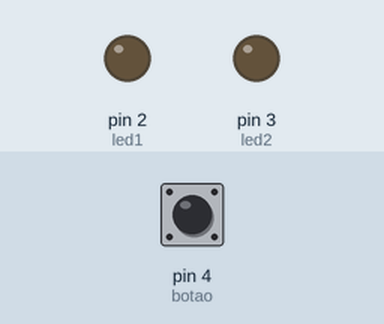
This sketch was run on a simulated Arduino Uno, built with avr-gcc and run on an emulated ATmega328P. Parts: output pins drawn as LEDs (lit = HIGH). The inputs (shaded band) are chosen by the test bench; at power-on: pin 4 (botao) HIGH.

Above: at 1.2 s.
1.3 s: pin 4 (botao) pulled LOW for 0.15 s
At 2.6 s:
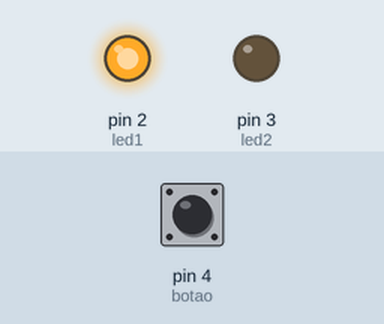
2.9 s: pin 4 (botao) pulled LOW for 3.2 s
At 6.9 s:
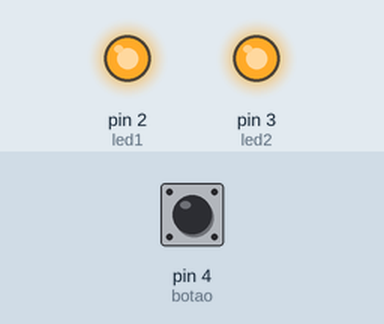
Timing chart, 0 to 8.4 s (numbered marks = the images above; inputs shaded):
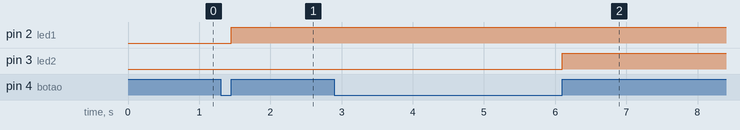

The sketch:

pulsocurtoVSpulsolongo.ino
```cpp
const int botao = 4;
const int led1 = 2;
const int led2 = 3;
unsigned long tempoPress = 0;

void setup() {
  pinMode(botao, INPUT_PULLUP);
  pinMode(led1, OUTPUT);
  pinMode(led2, OUTPUT);
}

void loop() {
  if (digitalRead(botao) == LOW) {
    tempoPress = millis();

    while (digitalRead(botao) == LOW);

    unsigned long duracao = millis() - tempoPress;

    if (duracao < 1000) digitalWrite(led1, HIGH);
    if (duracao > 2000) digitalWrite(led2, HIGH);
  }
}
```

Measured:
- after the input at 1.3 s, pin 2 (led1): LOW → HIGH after 0.15 s
- after the input at 2.9 s, pin 3 (led2): LOW → HIGH after 3.2 s
